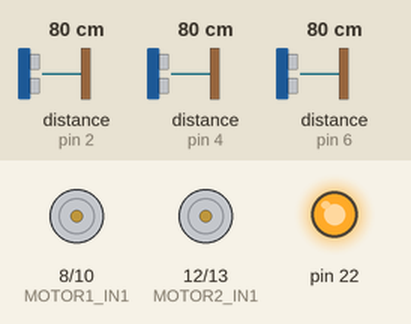
Simulated run of this sketch. Board: Arduino Mega 2560, built with avr-gcc and run on an emulated ATmega2560. On the bench: motor-driver pin pairs drawn as motors (green arrow = first pin HIGH = forward, orange = second pin HIGH = backward, longer = more drive, scaled by the enable pin), output pins drawn as LEDs (lit = HIGH). Inputs (shaded band) come from the test bench; at power-on: distance to the obstacle (sensors on pin 2, pin 4, pin 6) 80 cm. The echo pulse lasts 58.3 µs per cm; pins used as bus, display or sensor lines are not drawn.

Above: at 0.1 s.
At 60.1 s:
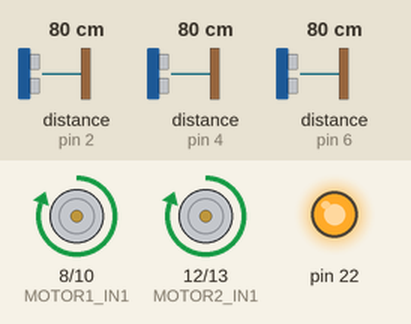
Timing chart, 0 to 61.6 s (numbered marks = the images above):
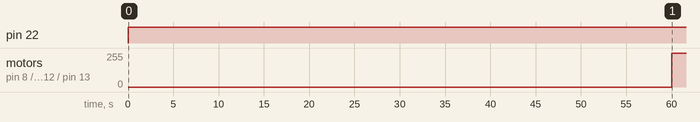

The sketch:

ObstacleAvoidanceAutonomousCarProject.ino
```cpp
  // --- L293D Motor Driver Pin Definitions ---
  // Motor 1 (for example, left motor)
  #define MOTOR1_IN1 8
  #define MOTOR1_IN2 10
  #define MOTOR1_ENA 9

  // Motor 2 (for example, right motor)
  #define MOTOR2_IN1 12
  #define MOTOR2_IN2 13
  #define MOTOR2_ENB 11


  // --- Ultrasonic Sensor Pin Definitions ---
  // Left sensor
  #define TRIG_LEFT 7
  #define ECHO_LEFT 6
  // Front sensor
  #define TRIG_FRONT 5
  #define ECHO_FRONT 4
  // Right sensor
  #define TRIG_RIGHT 3
  #define ECHO_RIGHT 2

  bool firstRun = true;   //Counter to check for First Run

  // Lap timing: every 10 seconds counts as one lap.
  const unsigned long lapInterval = 20000; // 20,000 ms - 6000 ms(for the initial delay) = 14000ms = 14 seconds for each lap
  unsigned long lapStartTime = 0;    // Time stamp for the start of the current lap
  unsigned int lapCount = 0;         // Lap counter


  void setup() {
    // Initialise Arduino Mega Digital Pin 22 to provide 5V Output for the Ultrasonic Sensors
    pinMode(22, OUTPUT);
    // Initialize motor driver pins as outputs
    pinMode(MOTOR1_IN1, OUTPUT);
    pinMode(MOTOR1_IN2, OUTPUT);
    pinMode(MOTOR1_ENA, OUTPUT);

    pinMode(MOTOR2_IN1, OUTPUT);
    pinMode(MOTOR2_IN2, OUTPUT);
    pinMode(MOTOR2_ENB, OUTPUT);

    // Initialize ultrasonic sensor pins
    pinMode(TRIG_LEFT, OUTPUT);
    pinMode(ECHO_LEFT, INPUT);
    pinMode(TRIG_FRONT, OUTPUT);
    pinMode(ECHO_FRONT, INPUT);
    pinMode(TRIG_RIGHT, OUTPUT);
    pinMode(ECHO_RIGHT, INPUT);

    // Set the initial lap start time
    lapStartTime = millis();
  }

  void loop() {
    digitalWrite(22, HIGH); // Send 5V to the digital pin 22
    if (firstRun) {
      delay(60000);  // Add a 60 second delay for the first run to help setup the motor driver
      firstRun = false;  //
    }
    unsigned long currentTime = millis();
    unsigned long lapTime = currentTime - lapStartTime;

    // --- Lap Timing ---
    if (lapTime >= lapInterval) {
      lapCount++;

      // After 10 laps, stop the vehicle
      if (lapCount >= 10) {
        stopMotors();
        while (true) {
        // Halt further execution
        }
      }
      // Reset lap timer for next lap
      lapStartTime = currentTime;
    }

    // --- Read Ultrasonic Sensors ---
    int distanceFront = readUltrasonic(TRIG_FRONT, ECHO_FRONT);
    int distanceLeft  = readUltrasonic(TRIG_LEFT, ECHO_LEFT);
    int distanceRight = readUltrasonic(TRIG_RIGHT, ECHO_RIGHT);

    // --- Decision Making Using Sensor Readings ---
    // If a wall (or corner) is detected by the front sensor, perform a pivot turn.
    // The turning direction is chosen by comparing left and right sensor readings.
    if (distanceFront <= 18) {
      // Pivot turn using differential motor speeds
      if (distanceLeft > distanceRight) {
        // Turn (swerve) to the left: left motor rotates backward, right motor rotates forward.
        setMotorSpeeds(0, 1);
        delay(30);
      }
      if (distanceLeft > 50 && distanceRight > 50) {
        // Stops both the motors rotation and halts the movement of the vehicle
        setMotorSpeeds(0, 0);
      }
    } else {
        // Otherwise, continue moving straight ahead at the set speed.
        setMotorSpeeds(1, 1);
        if(distanceLeft < 15) {
          // Turn (swerve) to the right: left motor rotates forward, right motor rotates backward.
          setMotorSpeeds(1, 0);
          delay(20);
        }
        if(distanceRight < 15) {
          // Turn (swerve) to the left: left motor rotates backward, right motor rotates forward.
          setMotorSpeeds(0, 1);
          delay(20);
        }
      }
  }

  // --- Function to Read Distance from an Ultrasonic Sensor ---
  // Returns the distance in centimeters.
  int readUltrasonic(int trigPin, int echoPin) {
    long duration, distance;

    // Ensure the trigger is low
    digitalWrite(trigPin, LOW);
    delayMicroseconds(2);

    // Send a 10-microsecond pulse to trigger the sensor
    digitalWrite(trigPin, HIGH);
    delayMicroseconds(10);
    digitalWrite(trigPin, LOW);

    // Read the echo time
    duration = pulseIn(echoPin, HIGH);

    // Calculate the distance in centimeters:
    // (duration in µs) * (speed of sound 0.034 cm/µs) / 2
    distance = duration * 0.0343 / 2;

    return distance;
  }

  // --- Motor Control Function ---
  // The below function helps set the rotational direction of both motors 1 and 2 depending upon the variables speed1 and speed2
  void setMotorSpeeds(int speed1, int speed2) {
    // Control Motor 1
    if (speed1 == 0) {
      // Motor 1(say the left motor) rotates backward at speed1 = 0
      digitalWrite(MOTOR1_IN1, LOW);
      digitalWrite(MOTOR1_IN2, HIGH);
      analogWrite(MOTOR1_ENA, 255);
    } else {
      // Motor 1(say the left motor) rotates forward at speed1 = 1
        digitalWrite(MOTOR1_IN1, HIGH);
        digitalWrite(MOTOR1_IN2, LOW);
        analogWrite(MOTOR1_ENA, 255);
      }

    // Control Motor 2
    if (speed2 == 0) {
      // Motor 2(say the right motor) rotates backward at speed2 = 0
      digitalWrite(MOTOR2_IN1, LOW);
      digitalWrite(MOTOR2_IN2, HIGH);
      analogWrite(MOTOR2_ENB, 255);
    } else {
        // Motor 2(say the right motor) rotates forward at speed2 = 1
        digitalWrite(MOTOR2_IN1, HIGH);
        digitalWrite(MOTOR2_IN2, LOW);
        analogWrite(MOTOR2_ENB, 255);
      }
  }


  // --- Function to Stop Both Motors ---
  void stopMotors() {
    // Both motor 1 and motor 2 stop their rotation as soon as this function is called within the loop
    digitalWrite(MOTOR1_IN1, LOW);
    digitalWrite(MOTOR1_IN2, LOW);
    analogWrite(MOTOR1_ENA, 0);
    digitalWrite(MOTOR2_IN1, LOW);
    digitalWrite(MOTOR2_IN2, LOW);
    analogWrite(MOTOR2_ENB, 0);
  }
```

Measured:
- by itself, pin 22: LOW → HIGH at 0.00 s
- by itself, motor on pin 8 (MOTOR1_IN1) / pin 10 (MOTOR1_IN2), motor on pin 12 (MOTOR2_IN1) / pin 13 (MOTOR2_IN2): stopped → forward 255/255 at 60.0 s
